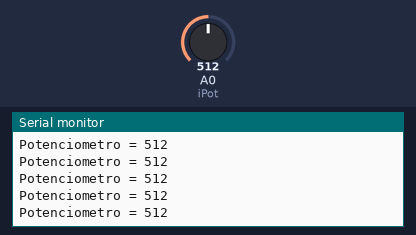
Simulated run of this sketch. Board: Arduino Uno, built with avr-gcc and run on an emulated ATmega328P. Shown: the last lines printed to the serial monitor. Inputs (shaded band) come from the test bench; at power-on: A0 (iPot) = 512.

Above: at 1.2 s.
1.3 s: A0 (iPot) set to 716
At 1.31 s:
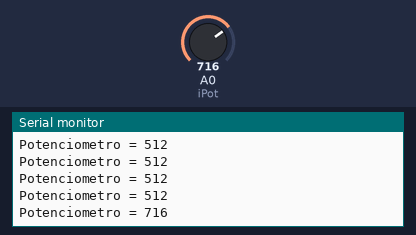
2.8 s: A0 (iPot) set to 900
At 2.82 s:
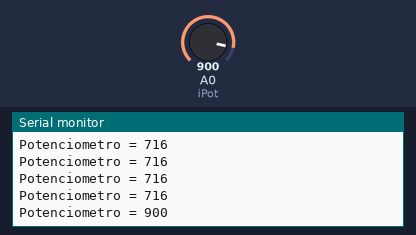
Timing chart, 0 to 5.8 s (numbered marks = the images above; inputs shaded):
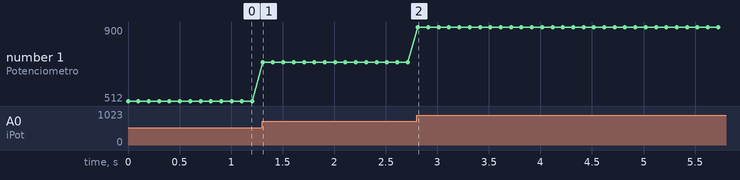

The sketch:

AD_EXEMPLO_LENDO_VALOR_POT.ino
```cpp
int iPot = 0;
int iValorPot = 0;

void setup() {
  // put your setup code here, to run once:
  Serial.begin(9600);
}

void loop() {
  // put your main code here, to run repeatedly:
  iValorPot = analogRead(iPot);
  Serial.print("Potenciometro = ");
  Serial.println(iValorPot);
  delay(100);
}
```

Measured:
- after the input at 1.3 s, the serial monitor: prints a new line at once (image 1)
- after the input at 2.8 s, the serial monitor: prints a new line at once (image 2)
- plotted number 1: 512 → 716 after the input at 1.3 s, 716 → 900 after the input at 2.8 s
